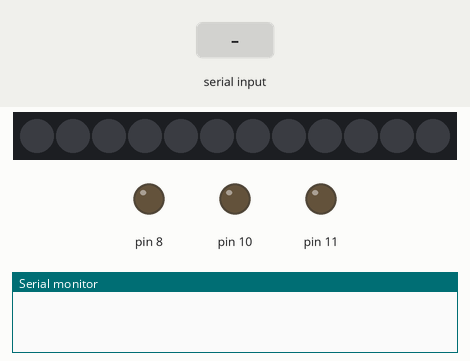
This sketch was run on a simulated Arduino Uno, built with avr-gcc and run on an emulated ATmega328P. Shown: 12 RGB LEDs in strip order, left to right, output pins drawn as LEDs (lit = HIGH), the last lines printed to the serial monitor. The test bench sets the inputs (shaded band). Dim RGB values are drawn brighter than linear.

Above: at 1.2 s.
1.3 s: "a\n" received over Serial
At 2.5 s:
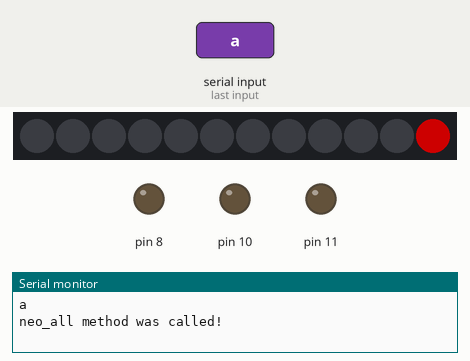
2.8 s: "m\n" received over Serial
At 3.5 s:
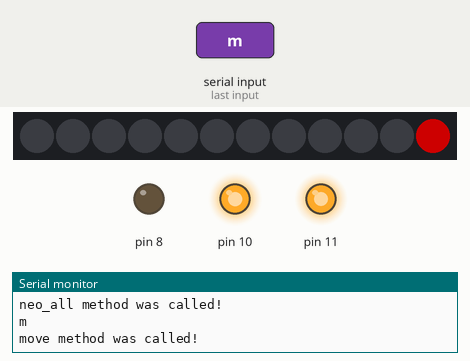
4.3 s: "a\n" received over Serial
At 5.0 s:
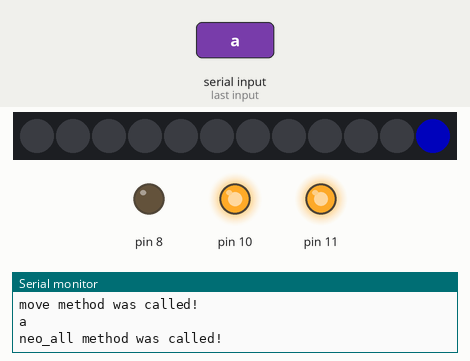
5.8 s: "p\n" received over Serial
At 7.0 s:
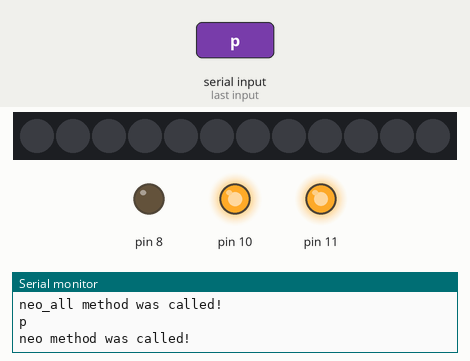
7.3 s: "m\n" received over Serial
At 8.1 s:
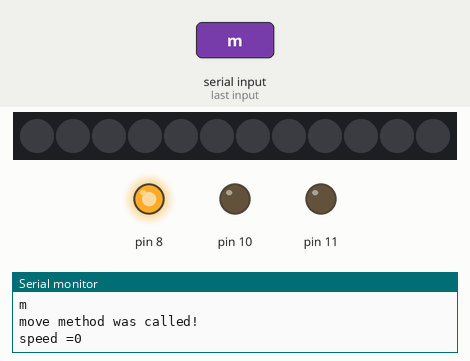
Timing chart, 0 to 9.8 s (numbered marks = the images above; inputs shaded):
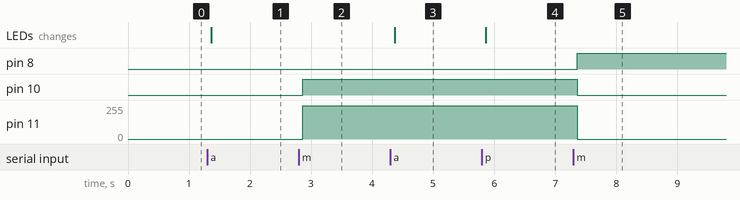

Measured:
- after the input at 1.3 s, the LEDs: change after 0.07 s (image 1)
- after the input at 2.8 s, pin 10: LOW → HIGH after 0.06 s; pin 11: 0/255 → 251/255 after 0.06 s
- after the input at 4.3 s, the LEDs: change after 0.07 s (image 3)
- after the input at 5.8 s, the LEDs: change after 0.06 s (image 4)
- after the input at 7.3 s, pin 8: LOW → HIGH after 0.06 s; pin 10: HIGH → LOW after 0.06 s; pin 11: 251/255 → 0/255 after 0.06 s

The sketch:

bobot.ino
```cpp
#include "roberto.h"
#include "clicli.h"
#include <Adafruit_NeoPixel.h>

roberto mymotor(8, 10, 11); //in1, in2, enA
clicli mycli(mymotor);

void setup() {
  mymotor.begin();
}

void loop() {
  mycli.run();

}
```

clicli.cpp
```cpp
/*

                    CLI Software for Arduino

               A Simple Command Line Interface

              Feature                |  CLI Usage
___________________________________________________
 Digial Write HIGH to a specific pin |  h (pin)
 Digial Write LOW to a specific pin  |  l (pin)
 Analog Write to pwm ports           |  a (pin) (value)
 Digital Read                        |  r (pin)
 Analog Read                         |  e (pin)


      by Gal Arbel
      Oct 2022

      Credits: Shimi Mahluf

*/


#include "clicli.h"
#include "Arduino.h"
#include <Adafruit_NeoPixel.h>
const unsigned int MAX_MESSAGE_LENGTH = 64;
clicli::clicli(roberto &roberto):mymotor(roberto), number(7){
}

void clicli::begin() {
  Serial.begin(115200);
}
void clicli::run() {

// CLI - Messages from Terminal
  while (Serial.available() > 0) {
   char message[MAX_MESSAGE_LENGTH];
   static unsigned int message_pos = 0;
   char inByte = Serial.read();   //Read the next available byte in the serial receive buffer
    if ( inByte != '\n' && (message_pos < MAX_MESSAGE_LENGTH - 1) )
     {
     message[message_pos] = inByte;  //Add the incoming byte to our message
     message_pos++;
     }
     //Full message received...
     else
     {
      message[message_pos] = '\0';     //Add null character to string
      Serial.println(message);     //echo the message to terminal

      int command[4];
      int argindex = 0;
      char cmd;
      char delim[] = " ";
	     char tmpmsg[MAX_MESSAGE_LENGTH];
       strcpy(tmpmsg,message);
       message_pos = 0;
       message[message_pos] = '\0';     //Add null character to string

        char *ptr = strtok(tmpmsg, delim);
	      while(ptr != NULL)
	       {
		      //Serial.printf("'%s'\n", ptr);
          if (argindex == 0) {
            cmd = ptr[0];
          }
          command[argindex] = atoi(ptr);
          //Serial.println(command[argindex]);
          argindex++;
		      ptr = strtok(NULL, delim);
	       }

      switch (cmd) {
       case 'h': //Set port to HIGH
        pinMode(command[1],OUTPUT);
        digitalWrite(command[1],HIGH);
        Serial.print("Pin ");
        Serial.print(command[1]);
        Serial.println(" is SET");
        delay(1000);
        break;
       case 'l': // Set port to LOW
        pinMode(command[1],OUTPUT);
        digitalWrite(command[1],LOW);
        Serial.print("Pin ");
        Serial.print(command[1]);
        Serial.println(" is RESET");
        delay(1000);
        break;
       /*
      case 'a': // analog Write to pwm ports
        pinMode(command[1],OUTPUT);
        analogWrite(command[1],command[2]);
        Serial.print("Writing ");
        Serial.print(command[2]);
        Serial.print(" to pin ");
        Serial.println(command[1]);
        delay(1000);
        break;
							*/
       case 'r': // digital read
        pinMode(command[1],INPUT);
        Serial.print("Pin ");
        Serial.print(command[1]);
        Serial.print(" Value = ");
        Serial.println(digitalRead(command[1]));
        delay(1000);
        break;

        case 'e': // analog read
        pinMode(command[1],INPUT);
        Serial.print("Pin ");
        Serial.print(command[1]);
        Serial.print(" Value = ");
        Serial.println(analogRead(command[1]));
        delay(1000);
        break;

        case 'n': //testing
        mymotor.testwithgal(command[1]);
        break;

        case 'm': //move
        mymotor.move(command[1]);
        break;

        case 'p':
        mymotor.neo(command[1], command[2], command[3], command[4] );
        break;

        case 'a':
        mymotor.neo_all(command[1], command[2], command[3] );
        break;

       message_pos = 0;     //Reset for the next message
      }
   }
   delay (60);

 }

}
```

clicli.h
```cpp
#ifndef CLICLI_H
#define CLICLI_H
#include "roberto.h"

class clicli {

public:
  clicli(roberto &roberto);
  void begin();  //must be called from  void setup()
  void run();    //must be called from  void loop()

private:
  roberto &mymotor;
  int number;
};
#endif
```

roberto.cpp
```cpp
#include "roberto.h"
#include "Arduino.h"
#include <Adafruit_NeoPixel.h>
#define PIN        9
#define NUMPIXELS 12
Adafruit_NeoPixel pixels(NUMPIXELS, PIN, NEO_GRB + NEO_KHZ800);
roberto::roberto(int in1, int in2, int enA) {
  _in1 = in1;
  _in2 = in2;
  _enA = enA;
}

void roberto::begin(){
  pixels.begin();
  pixels.setBrightness(120);
  Serial.begin(115200);
  pinMode(_in1, OUTPUT);
  pinMode(_in2, OUTPUT);
  pinMode(_enA, OUTPUT);
}

void roberto::testwithgal(int num){
  Serial.println(num);
}
void roberto::move(int speed){
  Serial.println("move method was called!");


  if(speed > 0){
    speed = map(speed, 0, 100, 0, 254);
    digitalWrite(_in1, LOW);
    digitalWrite(_in2, HIGH);
    analogWrite(_enA, speed);
  }
  else{
    speed = abs(speed);
    speed = map(speed, 0, 100,  0, 254);
    Serial.print("speed =");
    Serial.println(speed);
    digitalWrite(_in1, HIGH);
    digitalWrite(_in2, LOW);
    analogWrite(_enA, speed);
  }

}
void roberto::neo(int r, int g, int b , int p){
    Serial.println("neo method was called!");
    pixels.setPixelColor(p, pixels.Color(r ,g ,b));
    pixels.show();
    pixels.clear();
}

void roberto::neo_all(int r, int g, int b ){
    Serial.println("neo_all method was called!");
      for(int i=0; i<NUMPIXELS; i++) {
    pixels.setPixelColor(i, pixels.Color(r, g, b));
    pixels.show();
    pixels.clear();
      }

}
```

roberto.h
```cpp
#ifndef roberto_h
#define roberto_h
 class roberto {
  public:
    roberto(int in1, int in2, int enA);
    void begin();
    void testwithgal(int num);
    void move(int speed);
    void neo(int r, int g, int b , int p);
    void neo_all(int r, int g, int b);

  private:
    int _in1;
    int _in2;
    int _enA;


 };
#endif 
```
